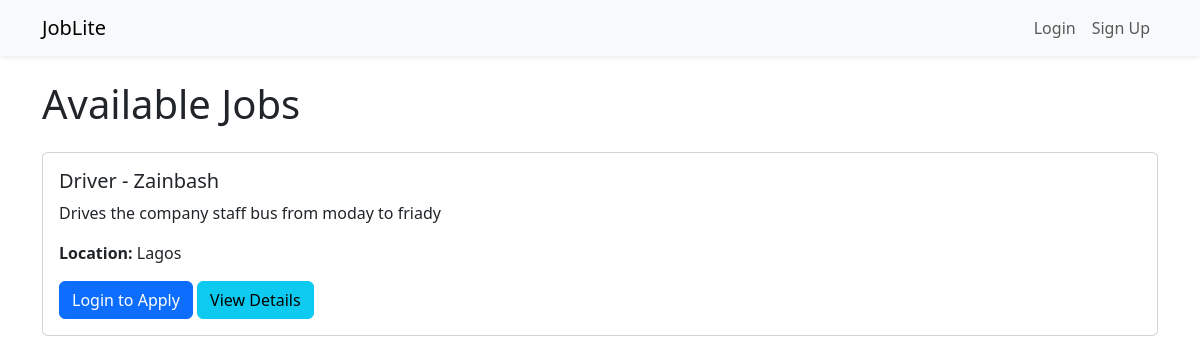
Screenshot of /jobs/ with the database file from the repository.
### jobs/models.py (models this page shows, shortened)
class JobPost(models.Model):
    title = models.CharField(max_length=200)
    company = models.CharField(max_length=200)
    description = models.TextField()
    created_by = models.ForeignKey(settings.AUTH_USER_MODEL, on_delete=models.CASCADE)
    created_at = models.DateTimeField(auto_now_add=True)
    location = models.CharField(max_length=200, blank=True)  # <--- add this

### jobs/views.py (the view)
# urls.py: path('', views.job_list, name='job_list'),
def job_list(request):
    jobs = JobPost.objects.all()
    return render(request, 'jobs/job_list.html', {'jobs': jobs})

### jobs/context_processors.py (called while the page is built)
def job_notifications(request):
    jobs_count = JobPost.objects.count()
    return {
        'jobs_count': jobs_count
    }

### templates/jobs/job_list.html (shortened to what this page needs)
{% extends "base.html" %}
{% block content %}
<h1 class="mb-4">Available Jobs</h1>
<div id="job-list">
    {% for job in jobs %}
        <div class="card mb-3" id="job-{{ job.id }}">
            <div class="card-body">
                <h5 class="card-title">{{ job.title }} - {{ job.company }}</h5>
                <p class="card-text">{{ job.description|truncatewords:20 }}</p>
                <p><strong>Location:</strong> {{ job.location }}</p>
                {% if user.is_authenticated %}
                    <button class="btn btn-success apply-btn" data-job-id="{{ job.id }}">Apply for Job</button>
                {% else %}
                    <a href="{% url 'login' %}" class="btn btn-primary">Login to Apply</a>
                {% endif %}
                <a href="{% url 'job_detail' job.id %}" class="btn btn-info">View Details</a>
            </div>
        </div>
    {% empty %}
        <p>No jobs available yet.</p>
    {% endfor %}
</div>
{% endblock %}

### rows the page displays
JobPost: title "Driver", company "Zainbash", description "Drives the company staff bus from moday to friady", location "Lagos"
